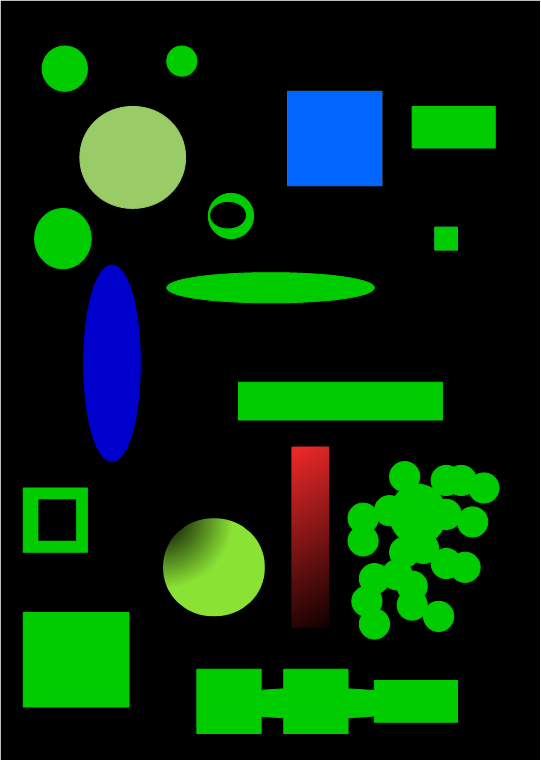
#> input picture object_detection/detect_blob.png, 541 x 760 px
$ python contour_object_detection.py   (older library calls are emulated)
#> lines starting #> are read from the running program, lines starting #| are printed output that depends on the picture; after the words box and inside, x2 and y2 are one past the last pixel; in counts of white or black regions, pixels touching at a corner belong together
import numpy as np
import cv2

img = cv2.imread("detect_blob.png", 1)
#> img is the input picture: shape (760, 541, 3); mean B, G, R 14.5, 44, 8.8
gray = cv2.cvtColor(img, cv2.COLOR_BGR2GRAY)
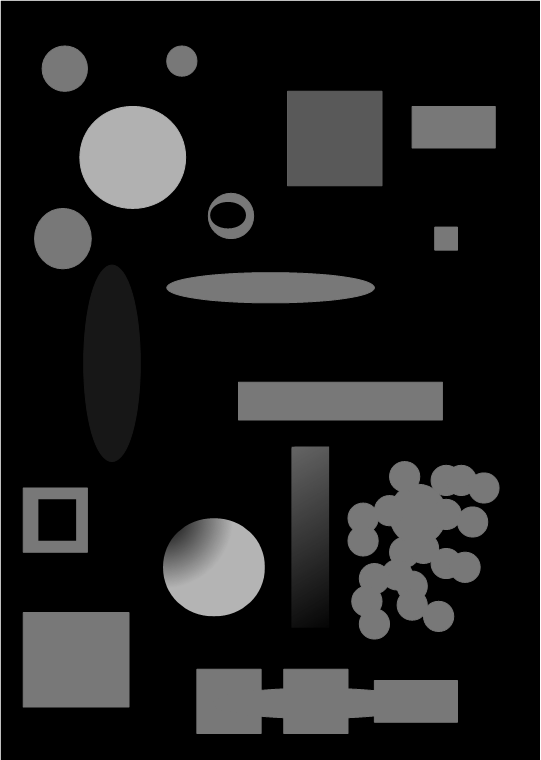
#> gray: shape (760, 541); min 0, max 255, mean 30.1
thresh = cv2.adaptiveThreshold(gray, 255, cv2.ADAPTIVE_THRESH_GAUSSIAN_C, cv2.THRESH_BINARY, 115, 1)
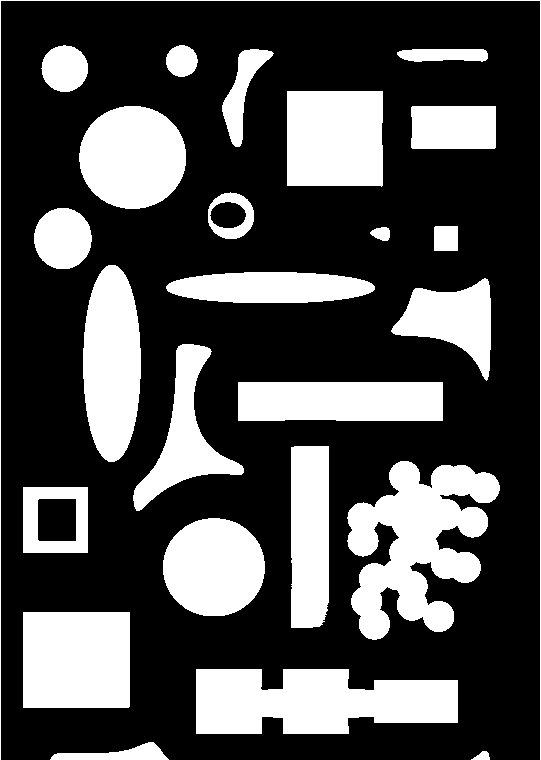
#> thresh: shape (760, 541); 30.2% white; 25 white regions
cv2.imshow("Binary", thresh)

_, contours, hierarchy = cv2.findContours(thresh, cv2.RETR_TREE, cv2.CHAIN_APPROX_SIMPLE)
#> contours = 27 contours, 1 with area under 20; largest, box (x1, y1, x2, y2) and area: (347, 461, 500, 640) 14515, (196, 669, 458, 734) 13092, (23, 612, 130, 708) 10070, (287, 91, 383, 187) 8909, (83, 265, 141, 462) 8826

# Draw contours
img2 = img.copy()
index = -1
thickness = 4
color = (255, 0 , 255)

cv2.drawContours(img2, contours, index, color, thickness)
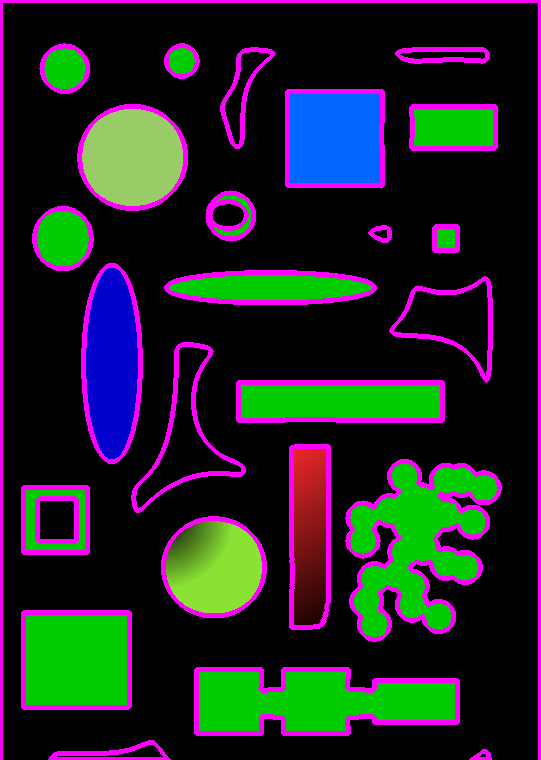
#> img2: shape (760, 541, 3); 10.8% of pixels changed, all inside (x1, y1, x2, y2) = (0, 0, 541, 760)
cv2.imshow("contours", img2)

cv2.waitKey(0)
cv2.destroyAllWindows()
